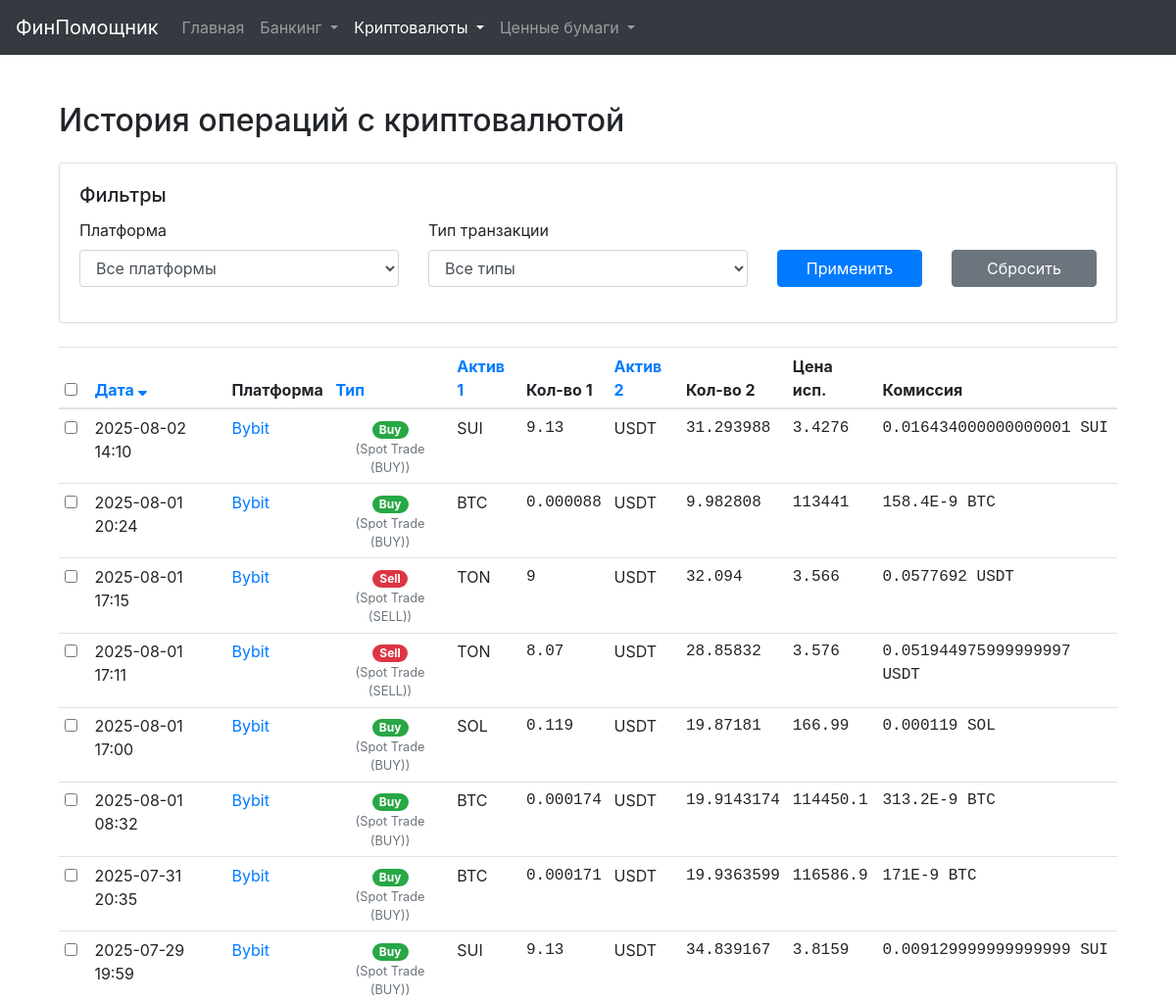
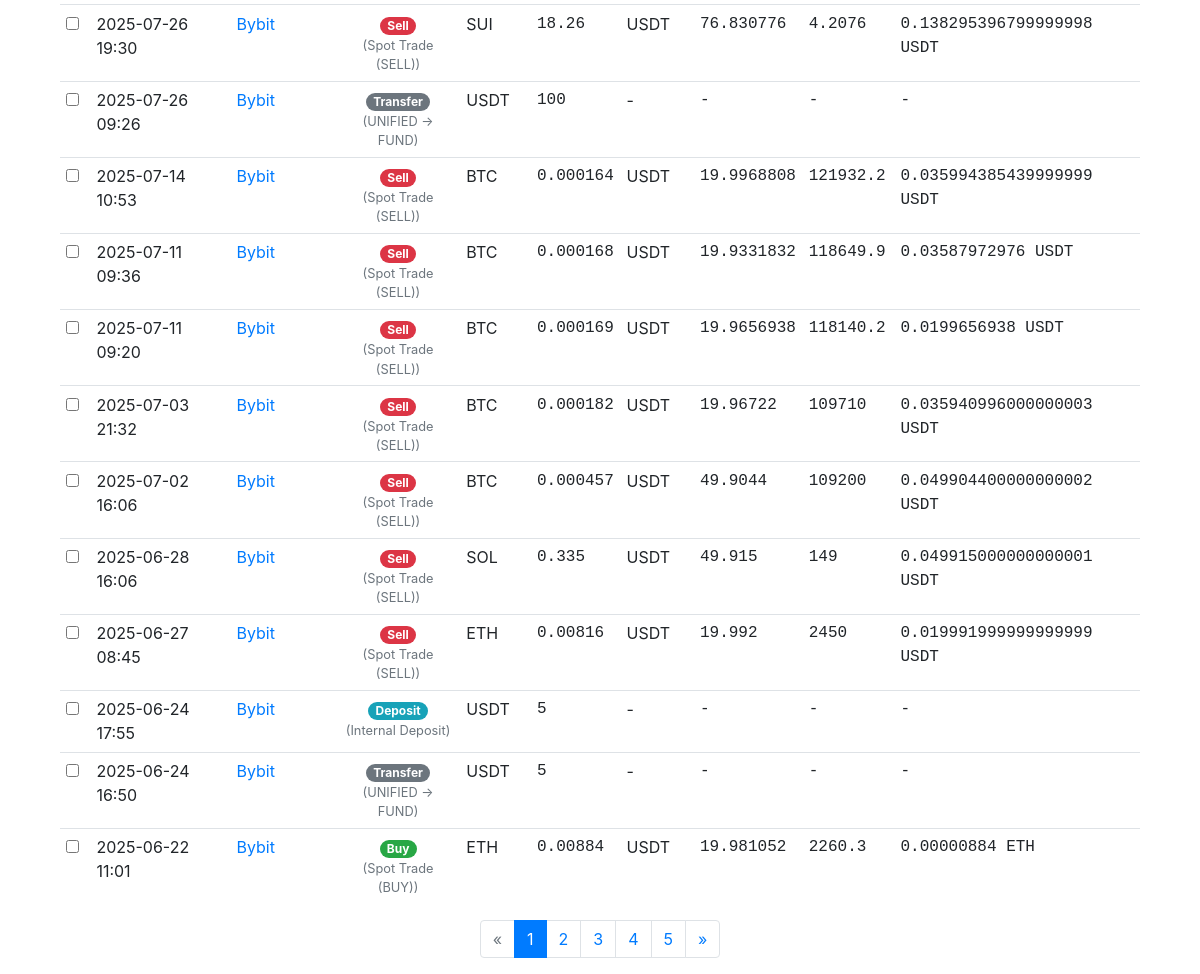
Screenshot of /crypto-transactions with the database file from the repository (2 pictures, top to bottom).
### models.py (models this page shows, shortened)
class Transaction(db.Model):
    id = db.Column(db.Integer, primary_key=True)
    exchange_tx_id = db.Column(db.String(128), unique=True, nullable=True)
    timestamp = db.Column(db.DateTime, nullable=False, index=True)
    type = db.Column(db.String(64), nullable=False)
    raw_type = db.Column(db.String(128))
    asset1_ticker = db.Column(db.String(32))
    asset1_amount = db.Column(db.Numeric(36, 18))
    asset2_ticker = db.Column(db.String(32))
    asset2_amount = db.Column(db.Numeric(36, 18))
    fee_amount = db.Column(db.Numeric(36, 18))
    fee_currency = db.Column(db.String(32))
    execution_price = db.Column(db.Numeric(36, 18)) # Новое поле для цены исполнения сделки
    description = db.Column(db.Text)
    platform_id = db.Column(db.Integer, db.ForeignKey('investment_platform.id'), nullable=False)
    platform = db.relationship('InvestmentPlatform', back_populates='transactions')

class InvestmentPlatform(db.Model):
    id = db.Column(db.Integer, primary_key=True)
    name = db.Column(db.String(128), nullable=False, unique=True)
    platform_type = db.Column(db.String(64), nullable=False)
    is_active = db.Column(db.Boolean, default=True, nullable=False)
    api_key = db.Column(db.String(256))
    api_secret_encrypted = db.Column(db.String(512))
    passphrase_encrypted = db.Column(db.String(512))
    other_credentials_json_encrypted = db.Column(db.Text)
    notes = db.Column(db.Text)
    last_sync_status = db.Column(db.String(128))
    last_synced_at = db.Column(db.DateTime)
    last_tx_synced_at = db.Column(db.DateTime) # Новая колонка для синхронизации транзакций
    manual_earn_balances_json = db.Column(db.Text, default='{}') # Новая колонка для ручных Earn балансов
    assets = db.relationship('InvestmentAsset', back_populates='platform', cascade="all, delete-orphan", lazy='dynamic')
    transactions = db.relationship('Transaction', back_populates='platform', cascade="all, delete-orphan", lazy='dynamic')
    @property
    def api_secret(self):
        return decrypt_data(self.api_secret_encrypted)
    @property
    def passphrase(self):
        return decrypt_data(self.passphrase_encrypted)
    @property
    def other_credentials_json(self):
        return decrypt_data(self.other_credentials_json_encrypted)

### main_routes.py (the view)
@main_bp.route('/crypto-transactions')
def ui_crypto_transactions():
    page = request.args.get('page', 1, type=int)
    sort_by = request.args.get('sort_by', 'timestamp')
    order = request.args.get('order', 'desc')
    filter_type = request.args.get('filter_type', 'all')
    filter_platform_id = request.args.get('filter_platform_id', 'all')
    transactions_query = Transaction.query.join(InvestmentPlatform).filter(
        InvestmentPlatform.platform_type == 'crypto_exchange'
    ).options(joinedload(Transaction.platform))
    if filter_type != 'all':
        transactions_query = transactions_query.filter(Transaction.type == filter_type)
    if filter_platform_id != 'all':
        transactions_query = transactions_query.filter(Transaction.platform_id == int(filter_platform_id))
    sort_column = getattr(Transaction, sort_by, Transaction.timestamp)
    if order == 'desc':
        transactions_query = transactions_query.order_by(desc(sort_column))
    else:
        transactions_query = transactions_query.order_by(asc(sort_column))
    transactions_pagination = transactions_query.paginate(page=page, per_page=current_app.config.get('ITEMS_PER_PAGE', 50), error_out=False)
    unique_transaction_types = [r[0] for r in db.session.query(Transaction.type).join(InvestmentPlatform).filter(InvestmentPlatform.platform_type == 'crypto_exchange').distinct().order_by(Transaction.type).all()]
    available_platforms = InvestmentPlatform.query.filter_by(platform_type='crypto_exchange').order_by(InvestmentPlatform.name).all()
    return render_template('crypto_transactions.html',
                           transactions=transactions_pagination.items,
                           pagination=transactions_pagination,
                           sort_by=sort_by, order=order,
                           filter_type=filter_type, filter_platform_id=filter_platform_id,
                           unique_transaction_types=unique_transaction_types,
                           platforms=available_platforms)

### templates/crypto_transactions.html (shortened to what this page needs)
{% extends "base.html" %}
{% macro sort_link(column, title) %}
    {% set new_order = 'asc' if sort_by == column and order == 'desc' else 'desc' %}
    <a href="{{ url_for('main.ui_crypto_transactions', sort_by=column, order=new_order, filter_type=filter_type, filter_platform_id=filter_platform_id, page=1) }}">
        {{ title }}
        {% if sort_by == column %}
            {% if order == 'asc' %}<i class="fas fa-sort-up"></i>{% else %}<i class="fas fa-sort-down"></i>{% endif %}
        {% endif %}
    </a>
{% endmacro %}
{% block content %}
<div class="container mt-4">
    <div class="d-flex justify-content-between align-items-center mb-3">
        <h2>История операций с криптовалютой</h2>
    </div>
    <div class="card mb-4">
        <div class="card-body">
            <h5 class="card-title">Фильтры</h5>
            <form method="GET" action="{{ url_for('main.ui_crypto_transactions') }}" class="row align-items-end">
                <div class="form-group col-md-4">
                    <label for="filter_platform_id">Платформа</label>
                    <select name="filter_platform_id" id="filter_platform_id" class="form-control">
                        <option value="all">Все платформы</option>
                    </select>
                </div>
                <div class="form-group col-md-4">
                    <label for="filter_type">Тип транзакции</label>
                    <select name="filter_type" id="filter_type" class="form-control">
                        <option value="all">Все типы</option>
                    </select>
                </div>
                <div class="form-group col-md-2">
                    <button type="submit" class="btn btn-primary btn-block">Применить</button>
                </div>
                <div class="form-group col-md-2">
                    <a href="{{ url_for('main.ui_crypto_transactions') }}" class="btn btn-secondary btn-block">Сбросить</a>
                </div>
            </form>
        </div>
    </div>
    <div class="table-responsive">
        <table class="table table-sm table-hover">
            <thead>
                <tr>
                    <th style="width: 30px;"><input type="checkbox" id="select-all" title="Выбрать все на странице"></th>
                    <th>{{ sort_link('timestamp', 'Дата') }}</th>
                    <th>Платформа</th>
                    <th>{{ sort_link('type', 'Тип') }}</th>
                    <th>{{ sort_link('asset1_ticker', 'Актив 1') }}</th>
                    <th class="text-end">Кол-во 1</th>
                    <th>{{ sort_link('asset2_ticker', 'Актив 2') }}</th>
                    <th class="text-end">Кол-во 2</th>
                    <th class="text-end">Цена исп.</th>
                    <th>Комиссия</th>
                </tr>
            </thead>
            <tbody>
                {% for tx in transactions %}
                {% set badge_map = {
                    'buy': 'badge-success',
                    'sell': 'badge-danger',
                    'deposit': 'badge-info',
                    'withdrawal': 'badge-warning',
                    'transfer': 'badge-secondary'
                } %}
                <tr class="transaction-row"
                    data-type="{{ tx.type }}"
                    data-pair="{{ tx.asset1_ticker }}/{{ tx.asset2_ticker or '' }}"
                    data-asset1-amount="{{ tx.asset1_amount|trim_zeros if tx.asset1_amount is not none else '0' }}"
                    data-asset2-amount="{{ tx.asset2_amount|trim_zeros if tx.asset2_amount is not none else '0' }}"
                    data-asset1-ticker="{{ tx.asset1_ticker }}"
                    data-asset2-ticker="{{ tx.asset2_ticker or '' }}">
                    <td><input type="checkbox" class="tx-selector"></td>
                    <td>{{ tx.timestamp.strftime('%Y-%m-%d %H:%M') }}</td>
                    <td><a href="{{ url_for('main.ui_investment_platform_detail', platform_id=tx.platform.id) }}">{{ tx.platform.name }}</a></td>
                    <td class="text-center">
                        <span class="badge badge-pill {{ badge_map.get(tx.type, 'badge-light') }}">{{ tx.type|capitalize }}</span>
                        {% if tx.raw_type and tx.raw_type|lower != tx.type|lower %}
                        <small class="text-muted d-block">({{ tx.raw_type }})</small>
                        {% endif %}
                    </td>
                    <td>{{ tx.asset1_ticker }}</td>
                    <td class="text-end text-monospace">{{ "%.8f"|format(tx.asset1_amount)|trim_zeros if tx.asset1_amount is not none else '-' }}</td>
                    <td>{{ tx.asset2_ticker or '-' }}</td>
                    <td class="text-end text-monospace">{{ "%.8f"|format(tx.asset2_amount)|trim_zeros if tx.asset2_amount is not none else '-' }}</td>
                    <td class="text-end text-monospace">{{ "%.8f"|format(tx.execution_price)|trim_zeros if tx.execution_price is not none else '-' }}</td>
                    <td class="text-monospace">{{ (tx.fee_amount|trim_zeros ~ ' ' ~ tx.fee_currency) if tx.fee_amount and tx.fee_amount > 0 and tx.fee_currency else '-' }}</td>
                </tr>
                {% else %}
                <tr>
                    <td colspan="10" class="text-center">Транзакции не найдены.</td>
                </tr>
                {% endfor %}
            </tbody>
        </table>
    </div>
    {% if pagination and pagination.pages > 1 %}
        <nav aria-label="Навигация по транзакциям">
            <ul class="pagination justify-content-center">
                {% set base_args = {'sort_by': sort_by, 'order': order, 'filter_type': filter_type, 'filter_platform_id': filter_platform_id} %}
                <li class="page-item {% if not pagination.has_prev %}disabled{% endif %}">
                    <a class="page-link" href="{{ url_for('main.ui_crypto_transactions', page=pagination.prev_num, **base_args) }}">&laquo;</a>
                </li>
                {% for p in pagination.iter_pages(left_edge=2, right_edge=2, left_current=2, right_current=2) %}
                    {% if p %}
                        <li class="page-item {% if p == pagination.page %}active{% endif %}">
                            <a class="page-link" href="{{ url_for('main.ui_crypto_transactions', page=p, **base_args) }}">{{ p }}</a>
                        </li>
                    {% else %}
                        <li class="page-item disabled"><span class="page-link">…</span></li>
                    {% endif %}
                {% endfor %}
                <li class="page-item {% if not pagination.has_next %}disabled{% endif %}">
                    <a class="page-link" href="{{ url_for('main.ui_crypto_transactions', page=pagination.next_num, **base_args) }}">&raquo;</a>
                </li>
            </ul>
        </nav>
    {% endif %}
</div>
{% endblock %}

### templates/base.html (style rules this page uses)
body { padding-top: 5rem; }

### templates/crypto_transactions.html (style rules this page uses)
.transaction-row { cursor: pointer; }
.table-sm th, .table-sm td { padding: 0.4rem; }

### rows the page displays
Transaction: timestamp "2025-08-02 14:10", platform.name "Bybit", type "Buy", raw_type "Spot Trade (BUY)", asset1_ticker "SUI", asset1_amount "9.13", asset2_ticker "USDT", asset2_amount "31.293988", execution_price "3.4276", fee_amount+fee_currency "0.016434000000000001 SUI"
Transaction: timestamp "2025-08-01 20:24", platform.name "Bybit", type "Buy", raw_type "Spot Trade (BUY)", asset1_ticker "BTC", asset1_amount "0.000088", asset2_ticker "USDT", asset2_amount "9.982808", execution_price "113441", fee_amount+fee_currency "158.4E-9 BTC"
Transaction: timestamp "2025-08-01 17:15", platform.name "Bybit", type "Sell", raw_type "Spot Trade (SELL)", asset1_ticker "TON", asset1_amount "9", asset2_ticker "USDT", asset2_amount "32.094", execution_price "3.566", fee_amount+fee_currency "0.0577692 USDT"
Transaction: timestamp "2025-08-01 17:11", platform.name "Bybit", type "Sell", raw_type "Spot Trade (SELL)", asset1_ticker "TON", asset1_amount "8.07", asset2_ticker "USDT", asset2_amount "28.85832", execution_price "3.576", fee_amount+fee_currency "0.051944975999999997 USDT"
Transaction: timestamp "2025-08-01 17:00", platform.name "Bybit", type "Buy", raw_type "Spot Trade (BUY)", asset1_ticker "SOL", asset1_amount "0.119", asset2_ticker "USDT", asset2_amount "19.87181", execution_price "166.99", fee_amount+fee_currency "0.000119 SOL"
Transaction: timestamp "2025-08-01 08:32", platform.name "Bybit", type "Buy", raw_type "Spot Trade (BUY)", asset1_ticker "BTC", asset1_amount "0.000174", asset2_ticker "USDT", asset2_amount "19.9143174", execution_price "114450.1", fee_amount+fee_currency "313.2E-9 BTC"
Transaction: timestamp "2025-07-31 20:35", platform.name "Bybit", type "Buy", raw_type "Spot Trade (BUY)", asset1_ticker "BTC", asset1_amount "0.000171", asset2_ticker "USDT", asset2_amount "19.9363599", execution_price "116586.9", fee_amount+fee_currency "171E-9 BTC"
Transaction: timestamp "2025-07-29 19:59", platform.name "Bybit", type "Buy", raw_type "Spot Trade (BUY)", asset1_ticker "SUI", asset1_amount "9.13", asset2_ticker "USDT", asset2_amount "34.839167", execution_price "3.8159", fee_amount+fee_currency "0.009129999999999999 SUI"
Transaction: timestamp "2025-07-26 19:30", platform.name "Bybit", type "Sell", raw_type "Spot Trade (SELL)", asset1_ticker "SUI", asset1_amount "18.26", asset2_ticker "USDT", asset2_amount "76.830776", execution_price "4.2076", fee_amount+fee_currency "0.138295396799999998 USDT"
Transaction: timestamp "2025-07-26 09:26", platform.name "Bybit", type "Transfer", raw_type "UNIFIED -> FUND", asset1_ticker "USDT", asset1_amount "100", asset2_ticker "-", asset2_amount "-", execution_price "-", fee_amount "-"
Transaction: timestamp "2025-07-14 10:53", platform.name "Bybit", type "Sell", raw_type "Spot Trade (SELL)", asset1_ticker "BTC", asset1_amount "0.000164", asset2_ticker "USDT", asset2_amount "19.9968808", execution_price "121932.2", fee_amount+fee_currency "0.035994385439999999 USDT"
Transaction: timestamp "2025-07-11 09:36", platform.name "Bybit", type "Sell", raw_type "Spot Trade (SELL)", asset1_ticker "BTC", asset1_amount "0.000168", asset2_ticker "USDT", asset2_amount "19.9331832", execution_price "118649.9", fee_amount+fee_currency "0.03587972976 USDT"
Transaction: timestamp "2025-07-11 09:20", platform.name "Bybit", type "Sell", raw_type "Spot Trade (SELL)", asset1_ticker "BTC", asset1_amount "0.000169", asset2_ticker "USDT", asset2_amount "19.9656938", execution_price "118140.2", fee_amount+fee_currency "0.0199656938 USDT"
Transaction: timestamp "2025-07-03 21:32", platform.name "Bybit", type "Sell", raw_type "Spot Trade (SELL)", asset1_ticker "BTC", asset1_amount "0.000182", asset2_ticker "USDT", asset2_amount "19.96722", execution_price "109710", fee_amount+fee_currency "0.035940996000000003 USDT"
Transaction: timestamp "2025-07-02 16:06", platform.name "Bybit", type "Sell", raw_type "Spot Trade (SELL)", asset1_ticker "BTC", asset1_amount "0.000457", asset2_ticker "USDT", asset2_amount "49.9044", execution_price "109200", fee_amount+fee_currency "0.049904400000000002 USDT"
Transaction: timestamp "2025-06-28 16:06", platform.name "Bybit", type "Sell", raw_type "Spot Trade (SELL)", asset1_ticker "SOL", asset1_amount "0.335", asset2_ticker "USDT", asset2_amount "49.915", execution_price "149", fee_amount+fee_currency "0.049915000000000001 USDT"
Transaction: timestamp "2025-06-27 08:45", platform.name "Bybit", type "Sell", raw_type "Spot Trade (SELL)", asset1_ticker "ETH", asset1_amount "0.00816", asset2_ticker "USDT", asset2_amount "19.992", execution_price "2450", fee_amount+fee_currency "0.019991999999999999 USDT"
Transaction: timestamp "2025-06-24 17:55", platform.name "Bybit", type "Deposit", raw_type "Internal Deposit", asset1_ticker "USDT", asset1_amount "5", asset2_ticker "-", asset2_amount "-", execution_price "-", fee_amount "-"
Transaction: timestamp "2025-06-24 16:50", platform.name "Bybit", type "Transfer", raw_type "UNIFIED -> FUND", asset1_ticker "USDT", asset1_amount "5", asset2_ticker "-", asset2_amount "-", execution_price "-", fee_amount "-"
Transaction: timestamp "2025-06-22 11:01", platform.name "Bybit", type "Buy", raw_type "Spot Trade (BUY)", asset1_ticker "ETH", asset1_amount "0.00884", asset2_ticker "USDT", asset2_amount "19.981052", execution_price "2260.3", fee_amount+fee_currency "0.00000884 ETH"

### other values shown
{{ title }} "Дата Тип Актив 1 Актив 2"
{{ p }} "1" "2" "3" "4" "5"
